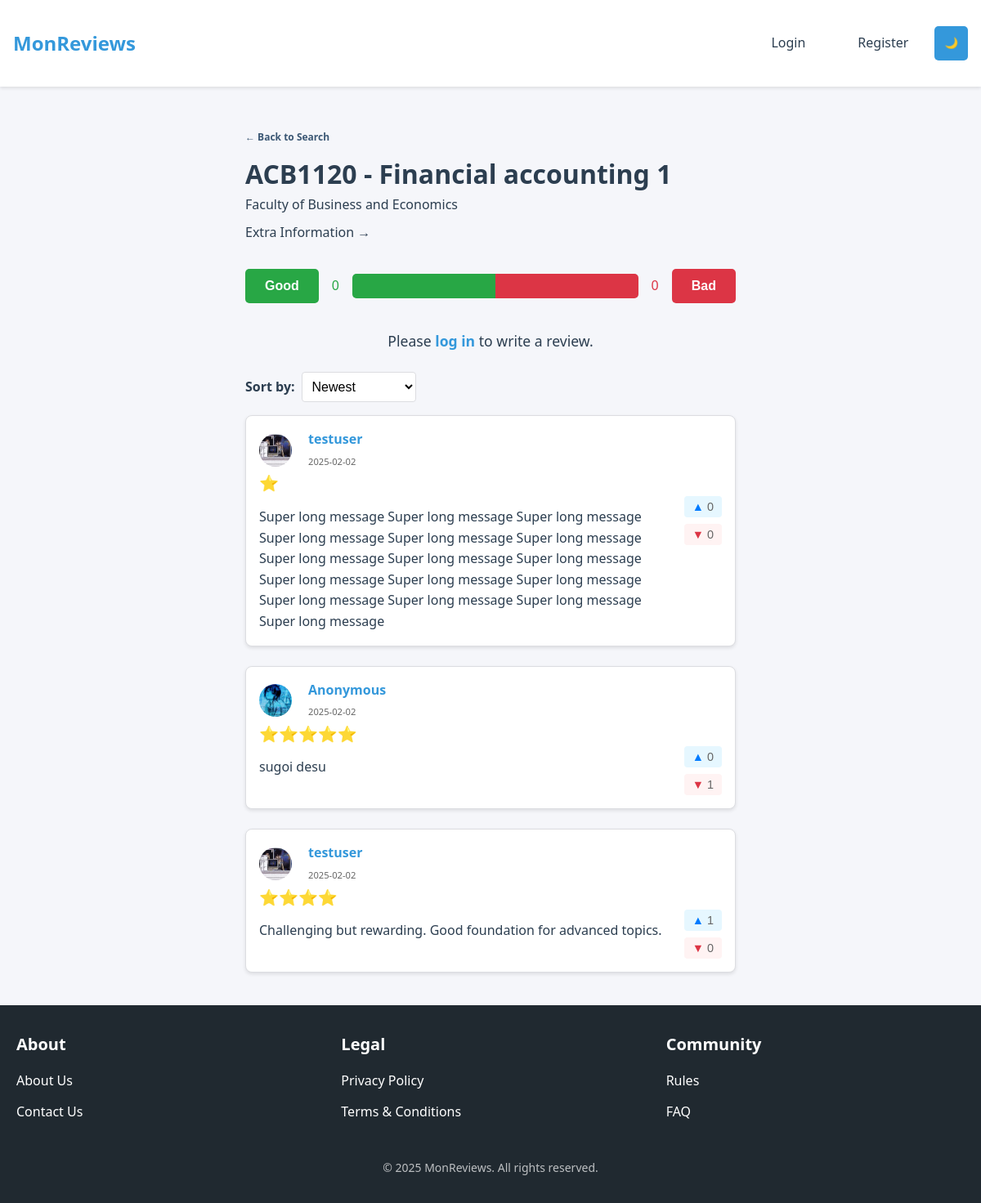
/unit/ACB1120, run on the app's committed database.
### app/models.py (models this page shows, shortened)
class Unit(db.Model):
    id = db.Column(db.Integer, primary_key=True, autoincrement=True)
    code = db.Column(db.String(20), unique=True, nullable=False)
    name = db.Column(db.String(255), nullable=False)
    faculty = db.Column(db.String(255), nullable=False)
    credit_points = db.Column(db.Integer, nullable=False)
    url = db.Column(db.String(500), nullable=False)
    upvotes = db.Column(db.Integer, default=0, nullable=False)
    downvotes = db.Column(db.Integer, default=0, nullable=False)
    assessment_details = db.Column(db.Text)
    reviews = db.relationship('Review', back_populates="unit", lazy='dynamic')

class Review(db.Model):
    id = db.Column(db.Integer, primary_key=True)
    content = db.Column(db.Text, nullable=False)
    rating = db.Column(db.Integer, nullable=False)
    timestamp = db.Column(db.DateTime, default=datetime.utcnow)
    is_anonymous = db.Column(db.Boolean, default=False)
    upvotes = db.Column(db.Integer, default=0)
    downvotes = db.Column(db.Integer, default=0)
    user_id = db.Column(db.Integer, db.ForeignKey('user.id'), nullable=False)
    unit_id = db.Column(db.Integer, db.ForeignKey('unit.id'), nullable=False)
    user = db.relationship("User", back_populates="reviews", foreign_keys=[user_id])
    unit = db.relationship("Unit", back_populates="reviews")
    def has_voted(self, user, vote_type):
        if not user.is_authenticated:
            return False
    def get_vote_status(self, user):
        if not user.is_authenticated:
            return None
        vote = Vote.query.filter_by(
            user_id=user.id,
            review_id=self.id
        ).first()
        return vote.vote_type if vote else None
    def can_edit(self, user):
        if not user.is_authenticated:
            return False
        return user.id == self.user_id # or user.is_admin

class User(UserMixin, db.Model):
    id = db.Column(db.Integer, primary_key=True)
    username = db.Column(db.String(64), unique=True, nullable=False)
    password_hash = db.Column(db.String(128))
    timestamp = db.Column(db.DateTime, default=datetime.utcnow)
    is_verified = db.Column(db.Boolean, default=False)
    reviews = db.relationship("Review", back_populates="user", foreign_keys="Review.user_id")
    profile_pic = db.Column(db.String(120), default='default.jpg')
    login_attempts = db.Column(db.Integer, default=0)
    locked_until = db.Column(db.DateTime)
    def get_profile_pic_url(self):
        return url_for('static', filename=f'pictures/{self.profile_pic}')

### app/routes.py (the view, shortened to what this page needs)
@main.route('/unit/<string:code>', methods=['GET', 'POST'])
@validate_input
def unit(code):
    code = sanitize_input(code)
    if not code:
        abort(400)
    unit = Unit.query.filter_by(code=code).first_or_404()
    page = request.args.get('page', 1, type=int)
    sort = request.args.get('sort', 'newest')
    form = ReviewForm()
    if sort == 'newest':
        reviews = Review.query.filter_by(unit_id=unit.id)\
            .order_by(Review.timestamp.desc())
    elif sort == 'highest_rated':
        reviews = Review.query.filter_by(unit_id=unit.id)\
            .order_by(Review.rating.desc())
    elif sort == 'most_voted':
        reviews = Review.query.filter_by(unit_id=unit.id)\
            .order_by((Review.upvotes - Review.downvotes).desc())
    reviews = reviews.paginate(page=page,
                             per_page=current_app.config['REVIEWS_PER_PAGE'])
    for review in reviews.items:
        review.user_vote = review.get_vote_status(current_user) if current_user.is_authenticated else None
    return render_template('unit.html', unit=unit, reviews=reviews, sort=sort, form=form)

### app/templates/unit.html (shortened to what this page needs)
{% extends "base.html" %}
{% block content %}
    <a href="{{ url_for('main.home') }}" class="back-to-search">
        ← Back to Search
    </a>
    <div class="unit-header">
        <h1>{{ unit.code }} - {{ unit.name }}</h1>
        <p>{{ unit.faculty }}</p>
        <p class="collapsible-header simplistic" onclick="toggleCollapse(this)">
            Extra Information →
        </p>
        <div class="poll-container">
            <div class="poll-bar-container">
                <button
                    id="goodButton"
                    onclick="voteUnit('good')"
                    class="poll-button good-button"
                    {% if not current_user.is_authenticated %}disabled{% endif %}
                >
                    Good
                </button>
                <p><span id="goodVotes">{{ unit.upvotes }}</span</p>
                <div class="bar-wrapper">
                    <div id="goodBar" class="bar-left"></div>
                    <div id="badBar" class="bar-right"></div>
                </div>
                <p><span id="badVotes">{{ unit.downvotes }}</span></p>
                <button
                    id="badButton"
                    onclick="voteUnit('bad')"
                    class="poll-button bad-button"
                    {% if not current_user.is_authenticated %}disabled{% endif %}
                >
                    Bad
                </button>
            </div>
        </div>
            {% if current_user.is_authenticated %}
            <div class="review-form-section">
                <form method="post" class="review-form">
                    {{ form.hidden_tag() }}
                    <div class="form-group rating-group">
                        <div class="star-rating">
                            {% for i in range(1, 6) %}
                                <input type="radio" id="star{{ i }}" name="rating" value="{{ i }}" required
                                       {% if form.rating.data == i %}checked{% endif %}>
                                <label for="star{{ i }}" class="star">&#9733;</label>
                            {% endfor %}
                        </div>
                        {% for error in form.rating.errors %}
                            <span class="error">{{ error }}</span>
                        {% endfor %}
                    </div>
                    <div class="form-group">
                        <textarea id="reviewContent" name="content" class="form-control" rows="3"
                        placeholder="Write your review here!" required>{{ form.content.data if form.content.data else '' }}</textarea>
                        {% for error in form.content.errors %}
                            <span class="error">{{ error }}</span>
                        {% endfor %}
                    </div>
                    <!-- <div class="form-group">
                        <textarea id="reviewContent" name="content" class="form-control" rows="5"
                        placeholder="Write your review here!" required>{{ form.content.data if form.content.data else '' }}</textarea>
                        {% for error in form.content.errors %}
                            <span class="error">{{ error }}</span>
                        {% endfor %}
                    </div> -->
                    <div class="form-group anonymous-group">
                        <div class="checkbox-container">
                            {{ form.anonymous() }} {{ form.anonymous.label }}
                        </div>
                    </div>
                    <div class="form-group">
                        {{ form.submit(class="btn btn-primary") }}
                    </div>
                </form>
            </div>
            {% else %}
            <div class="login-prompt">
                <p>Please <a href="{{ url_for('auth.login') }}">log in</a> to write a review.</p>
            </div>
            {% endif %}
       {% if reviews.items|length > 0 %}
        <div class="sort-container">
            <label for="sortDropdown">Sort by:</label>
            <select id="sortDropdown" class="sort-dropdown">
            <option value="{{ url_for('main.unit', code=unit.code, sort='newest') }}"
                    {% if sort == 'newest' %}selected{% endif %}>Newest</option>
            </select>
        </div>
        {% endif %}
    </div>
    <div class="reviews-section">
        {% for review in reviews.items %}
            <div class="review-card">
                <div class="review-header">
                    <div class="review-meta">
                        {% if review.is_anonymous %}
                            <img src="{{ url_for('static', filename='/pictures/default.jpg') }}"
                                 alt="Profile Picture"
                                 class="review-profile-pic">
                        {% else %}
                            <img src="{{ review.user.get_profile_pic_url() }}"
                                 alt="Profile Picture"
                                 class="review-profile-pic">
                        {% endif %}
                        <div class="nameand">
                        <span class="review-author">
                            {% if review.is_anonymous %}
                                Anonymous
                            {% elif review.user %}
                                {{ review.user.username }}
                            {% else %}
                                Deleted User
                            {% endif %}
                        </span>
                        <span class="review-date">{{ review.timestamp.strftime('%Y-%m-%d') }}</span>
                    </div>
                    </div>
                </div>
                <div class="review-rating">
                    {% for _ in range(review.rating) %}⭐{% endfor %}
                </div>
                <div class="review-content-container">
                    <div class="review-text">
                        {{ review.content }}
                    </div>
                    <div class="review-votes"
                         data-review-id="{{ review.id }}"
                         data-upvotes="{{ review.upvotes }}"
                         data-downvotes="{{ review.downvotes }}"
                         data-user-vote="{{ review.get_vote_status(current_user) }}">
                        <button onclick="voteReview('{{ review.id }}', 'up')"
                                class="vote-btn upvote {% if review.has_voted(current_user, 'up') %}active{% endif %}"
                                {% if not current_user.is_authenticated %}disabled{% endif %}>
                            ▲ <span id="upvotes-{{ review.id }}" class="vote-count">{{ review.upvotes }}</span>
                        </button>
                        <button onclick="voteReview('{{ review.id }}', 'down')"
                                class="vote-btn downvote {% if review.has_voted(current_user, 'down') %}active{% endif %}"
                                {% if not current_user.is_authenticated %}disabled{% endif %}>
                            ▼ <span id="downvotes-{{ review.id }}" class="vote-count">{{ review.downvotes }}</span>
                        </button>
                    </div>
                </div>
            </div>
        {% endfor %}
    </div>
{% endblock %}

### data on the page
Unit: code "ACB1120", name "Financial accounting 1", faculty "Faculty of Business and Economics", upvotes "0", downvotes "0"
Review: user.get_profile_pic_url (picture), user.username "testuser", timestamp "2025-02-02", rating 1 (drawn), content "Super long message Super long message Super long message Super long message Super long message Super long message Super long message Super long message Super long message Super long message Super long message Super long message Super long message Super long message Super long message Super long message", upvotes "0", downvotes "0"
Review: is_anonymous True (drawn), timestamp "2025-02-02", content "sugoi desu", upvotes "0", downvotes "1"
Review: user.get_profile_pic_url (picture), user.username "testuser", timestamp "2025-02-02", content "Challenging but rewarding. Good foundation for advanced topics.", upvotes "1", downvotes "0"
